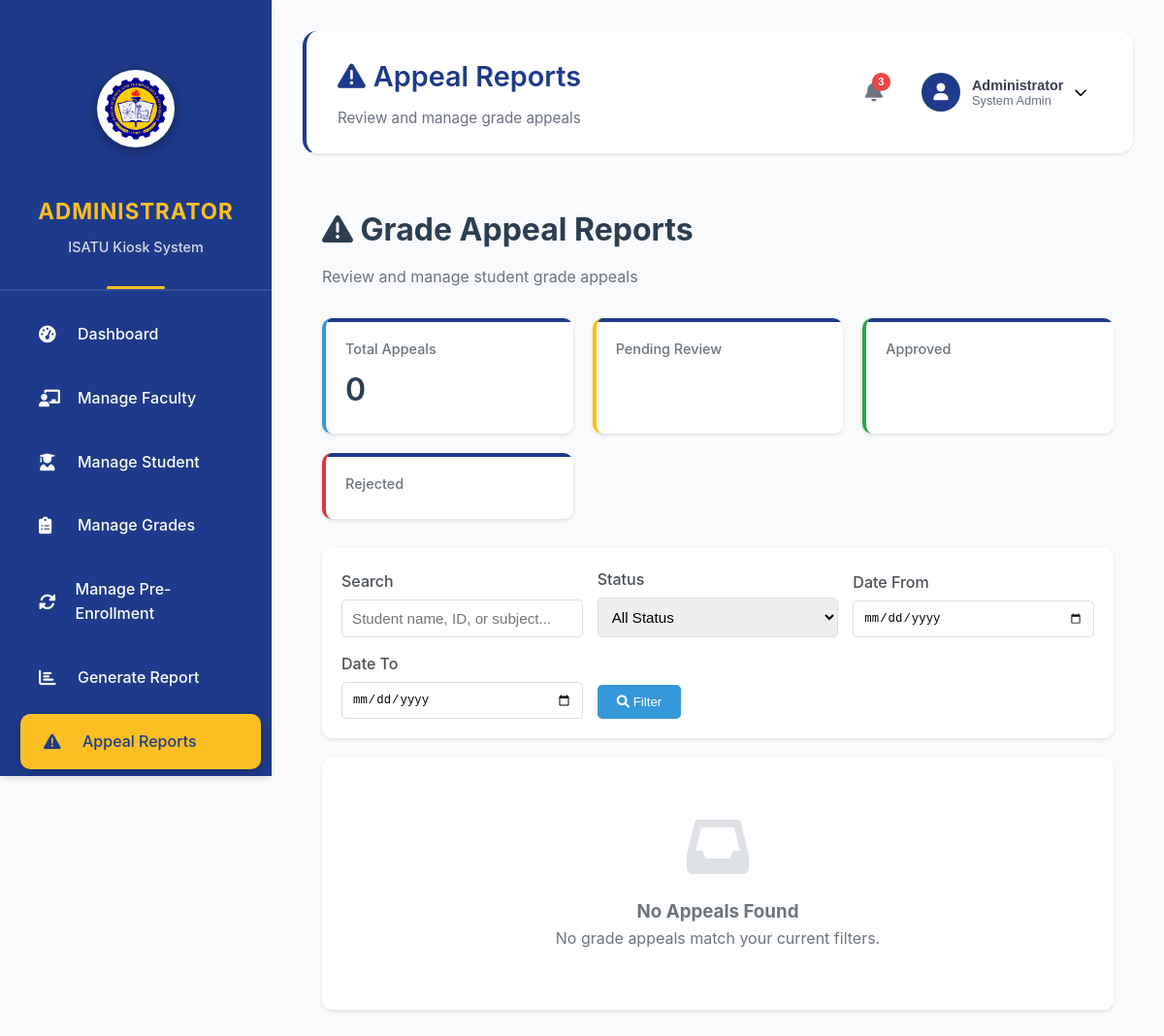
Before: /view/appeal_reports.php (signed in) with the older database file.
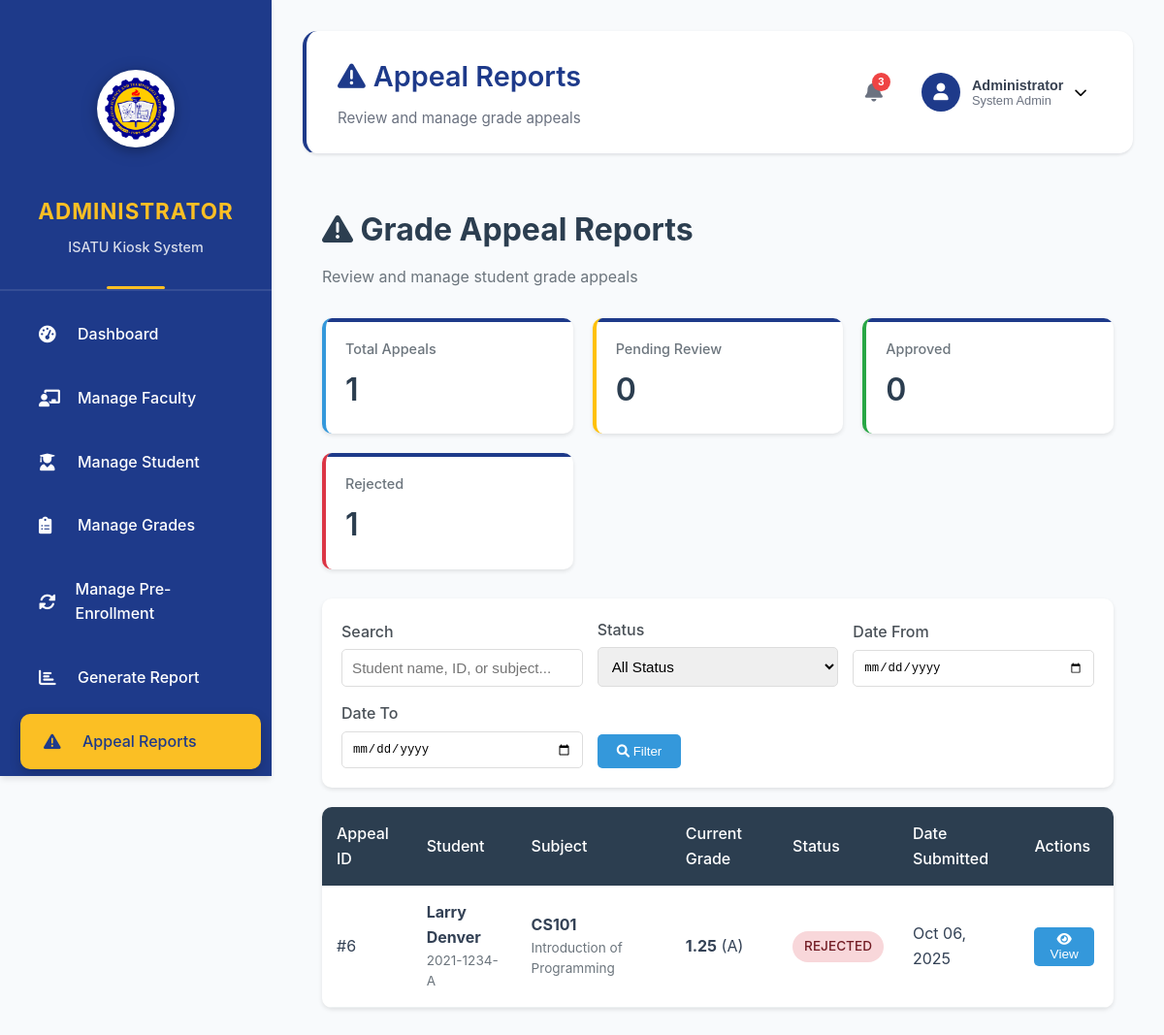
After: the same page with the newer database file.
### tables this page shows
CREATE TABLE `grade_appeals` (
  `id` int(11) NOT NULL,
  `grade_id` int(11) NOT NULL,
  `student_id` int(11) NOT NULL,
  `reason` text NOT NULL,
  `status` enum('pending','approved','rejected') DEFAULT 'pending',
  `submitted_at` timestamp NOT NULL DEFAULT current_timestamp(),
  `reviewed_by` int(11) DEFAULT NULL,
  `reviewed_at` timestamp NULL DEFAULT NULL,
  `admin_remarks` text DEFAULT NULL
);

CREATE TABLE `users` (
  `id` int(11) NOT NULL,
  `username` varchar(50) NOT NULL,
  `email` varchar(100) NOT NULL,
  `password` varchar(255) NOT NULL,
  `first_name` varchar(50) NOT NULL,
  `last_name` varchar(50) NOT NULL,
  `role` enum('administrator','faculty','student') NOT NULL,
  `status` enum('active','inactive','suspended') DEFAULT 'active',
  `student_id` varchar(20) DEFAULT NULL,
  `employee_id` varchar(20) DEFAULT NULL,
  `birth_date` date DEFAULT NULL,
  `gender` enum('male','female','other') DEFAULT NULL,
  `address` text DEFAULT NULL,
  `contact_number` varchar(20) DEFAULT NULL,
  `emergency_contact` varchar(100) DEFAULT NULL,
  `emergency_phone` varchar(20) DEFAULT NULL,
  `profile_image` varchar(255) DEFAULT NULL,
  `created_at` timestamp NOT NULL DEFAULT current_timestamp(),
  `updated_at` timestamp NOT NULL DEFAULT current_timestamp() ON UPDATE current_timestamp()
);

CREATE TABLE `subjects` (
  `id` int(11) NOT NULL,
  `course_code` varchar(20) NOT NULL,
  `subject_name` varchar(100) NOT NULL,
  `description` text DEFAULT NULL,
  `credits` int(11) NOT NULL DEFAULT 3,
  `department_id` int(11) NOT NULL,
  `created_at` timestamp NOT NULL DEFAULT current_timestamp(),
  `status` enum('active','inactive') DEFAULT 'active'
);

CREATE TABLE `grades` (
  `id` int(11) NOT NULL,
  `enrollment_id` int(11) NOT NULL,
  `midterm_grade` varchar(10) DEFAULT NULL COMMENT 'Can be numeric (1.00-5.00), INC (Incomplete), or DRP (Dropped)',
  `final_grade` varchar(10) DEFAULT NULL COMMENT 'Can be numeric (1.00-5.00), INC (Incomplete), or DRP (Dropped)',
  `overall_grade` decimal(3,2) DEFAULT NULL,
  `letter_grade` varchar(10) DEFAULT NULL COMMENT 'Letter grade: A, B, C, D, E, F, INC, or DRP',
  `remarks` varchar(50) DEFAULT NULL COMMENT 'Remarks: Excellent, Very Good, Good, Satisfactory, Passed, Failed, Incomplete, or Dropped',
  `graded_by` int(11) NOT NULL,
  `graded_at` timestamp NOT NULL DEFAULT current_timestamp(),
  `updated_at` timestamp NOT NULL DEFAULT current_timestamp() ON UPDATE current_timestamp()
);

### view/appeal_reports.php (the view, shortened to what the changed rows need)
<?php
require_once '../config/database.php';
try {
    $query = "
        SELECT
            ga.id,
            ga.grade_id,
            ga.student_id,
            ga.reason,
            ga.status,
            ga.admin_remarks,
            ga.submitted_at,
            ga.reviewed_at,
            s.first_name as student_first_name,
            s.last_name as student_last_name,
            s.student_id as student_number,
            subj.course_code,
            subj.subject_name,
            g.midterm_grade,
            g.final_grade,
            g.overall_grade,
            g.letter_grade,
            g.remarks as grade_remarks,
            f.first_name as faculty_first_name,
            f.last_name as faculty_last_name,
            ay.year_start,
            ay.year_end,
            ay.semester,
            reviewer.first_name as reviewer_first_name,
            reviewer.last_name as reviewer_last_name,
            e.id as enrollment_id
        FROM grade_appeals ga
        INNER JOIN grades g ON ga.grade_id = g.id
        INNER JOIN enrollments e ON g.enrollment_id = e.id
        INNER JOIN users s ON ga.student_id = s.id
        INNER JOIN class_sections cs ON e.class_section_id = cs.id
        INNER JOIN subjects subj ON cs.subject_id = subj.id
        INNER JOIN academic_years ay ON cs.academic_year_id = ay.id
        INNER JOIN users f ON cs.faculty_id = f.id
        LEFT JOIN users reviewer ON ga.reviewed_by = reviewer.id
        WHERE 1=1
    ";
    $params = [];
    $query .= " ORDER BY ga.submitted_at DESC";
    $stmt = $pdo->prepare($query);
    $stmt->execute($params);
    $appeals = $stmt->fetchAll(PDO::FETCH_ASSOC);
    $stats_stmt = $pdo->query("
        SELECT
            COUNT(*) as total,
            SUM(CASE WHEN status = 'pending' THEN 1 ELSE 0 END) as pending,
            SUM(CASE WHEN status = 'approved' THEN 1 ELSE 0 END) as approved,
            SUM(CASE WHEN status = 'rejected' THEN 1 ELSE 0 END) as rejected
        FROM grade_appeals
    ");
    $stats = $stats_stmt->fetch(PDO::FETCH_ASSOC);
} catch (PDOException $e) {
    error_log("Appeal reports error: " . $e->getMessage());
    $appeals = [];
    $stats = ['total' => 0, 'pending' => 0, 'approved' => 0, 'rejected' => 0];
}
?>
<!DOCTYPE html>
<html lang="en">
<head>
    <link href="https://cdnjs.cloudflare.com/ajax/libs/font-awesome/6.0.0/css/all.min.css" rel="stylesheet">
    <link href="../assets/css/admin_dashboard.css" rel="stylesheet">
</head>
<body>
    <div class="admin-layout">
        <?php include '../includes/sidebar.php'; ?>
        <div class="main-content">
            <?php include '../includes/header.php'; ?>
            <div class="appeals-content">
                <div class="page-header">
                    <h1><i class="fas fa-exclamation-triangle"></i> Grade Appeal Reports</h1>
                </div>
                <div class="stats-grid">
                    <div class="stat-card">
                        <div class="stat-label">Total Appeals</div>
                        <div class="stat-value"><?php echo $stats['total']; ?></div>
                    </div>
                    <div class="stat-card pending">
                        <div class="stat-label">Pending Review</div>
                        <div class="stat-value"><?php echo $stats['pending']; ?></div>
                    </div>
                    <div class="stat-card approved">
                        <div class="stat-label">Approved</div>
                        <div class="stat-value"><?php echo $stats['approved']; ?></div>
                    </div>
                    <div class="stat-card rejected">
                        <div class="stat-label">Rejected</div>
                        <div class="stat-value"><?php echo $stats['rejected']; ?></div>
                    </div>
                </div>
                <div class="appeals-table">
                    <?php if (empty($appeals)): ?>
                    <div class="empty-state">
                        <i class="fas fa-inbox"></i>
                        <h3>No Appeals Found</h3>
                        <p>No grade appeals match your current filters.</p>
                    </div>
                    <?php else: ?>
                    <table>
                        <thead>
                            <tr>
                                <th>Appeal ID</th>
                                <th>Student</th>
                                <th>Subject</th>
                                <th>Current Grade</th>
                                <th>Status</th>
                                <th>Date Submitted</th>
                                <th>Actions</th>
                            </tr>
                        </thead>
                        <tbody>
                            <?php foreach ($appeals as $appeal): ?>
                            <tr>
                                <td>#<?php echo $appeal['id']; ?></td>
                                <td>
                                    <div><strong><?php echo htmlspecialchars($appeal['student_first_name'] . ' ' . $appeal['student_last_name']); ?></strong></div>
                                    <div style="font-size: 0.85em; color: #6c757d;">
                                        <?php echo htmlspecialchars($appeal['student_number']); ?>
                                    </div>
                                </td>
                                <td>
                                    <div><strong><?php echo htmlspecialchars($appeal['course_code']); ?></strong></div>
                                    <div style="font-size: 0.85em; color: #6c757d;">
                                        <?php echo htmlspecialchars($appeal['subject_name']); ?>
                                    </div>
                                </td>
                                <td>
                                    <?php if ($appeal['overall_grade']): ?>
                                        <strong><?php echo number_format($appeal['overall_grade'], 2); ?></strong>
                                        (<?php echo htmlspecialchars($appeal['letter_grade']); ?>)
                                    <?php else: ?>
                                        <span style="color: #6c757d;">No grade</span>
                                    <?php endif; ?>
                                </td>
                                <td>
                                    <span class="status-badge status-<?php echo $appeal['status']; ?>">
                                        <?php echo ucfirst($appeal['status']); ?>
                                    </span>
                                </td>
                                <td><?php echo date('M d, Y', strtotime($appeal['submitted_at'])); ?></td>
                                <td>
                                    <button class="action-btn btn-view" onclick="viewAppeal(<?php echo $appeal['id']; ?>)">
                                        <i class="fas fa-eye"></i> View
                                    </button>
                                </td>
                            </tr>
                            <?php endforeach; ?>
                        </tbody>
                    </table>
                    <?php endif; ?>
                </div>
            </div>
        </div>
    </div>
</body>
</html>

Changed rows visible on the page:
added grade_appeals: id "6", student.last_name "Larry Denver", student.student_id "2021-1234-A", subjects.course_code "CS101", subjects.subject_name "Introduction of Programming", grade.overall_grade "1.25", grade.letter_grade "A", status "REJECTED", submitted_at "Oct 06, 2025"
Other visible differences:
$stats['total']: "0" → "1"
$stats['pending']: (not shown) → "0"
$stats['approved']: (not shown) → "0"
$stats['rejected']: (not shown) → "1"
text no longer shown: "No Appeals Found No grade appeals match your current filters."
text now shown: "Appeal ID Student Subject Current Grade Status Date Submitted Actions"
